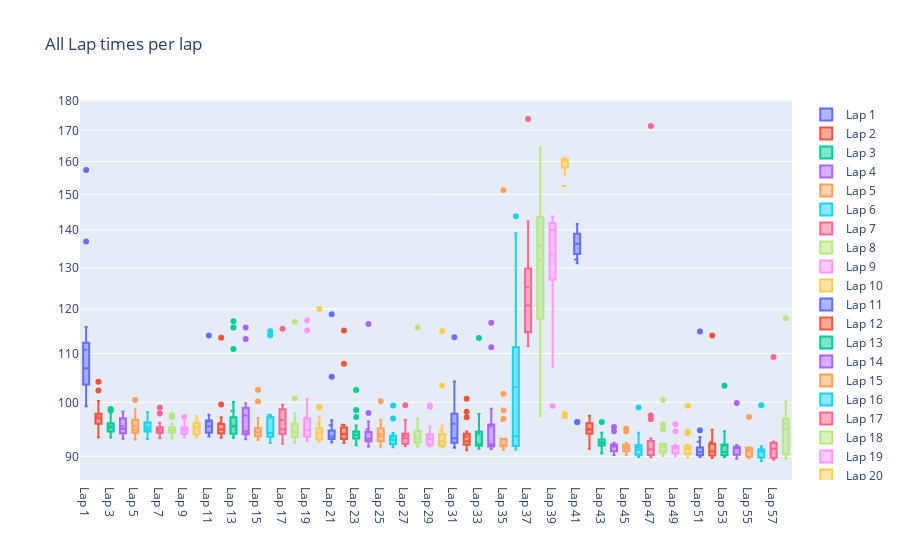

The notebook cell this image was saved under:
### Markdown cell above
Shows all the times from drivers per lap

Determining if average is a good measure, since some laps drivers take pit stop, or a car might malfunction, etc... alot of factors can affect the average of a lap time

### Code cell
fig = go.Figure()
for col in working_df.columns[1:]:
    fig.add_trace(go.Box(y=working_df[col].values.tolist(), name=col, boxmean=True))
    fig.update_layout(title='All Lap times per lap')
fig.update_yaxes(type="log")
fig.show()
